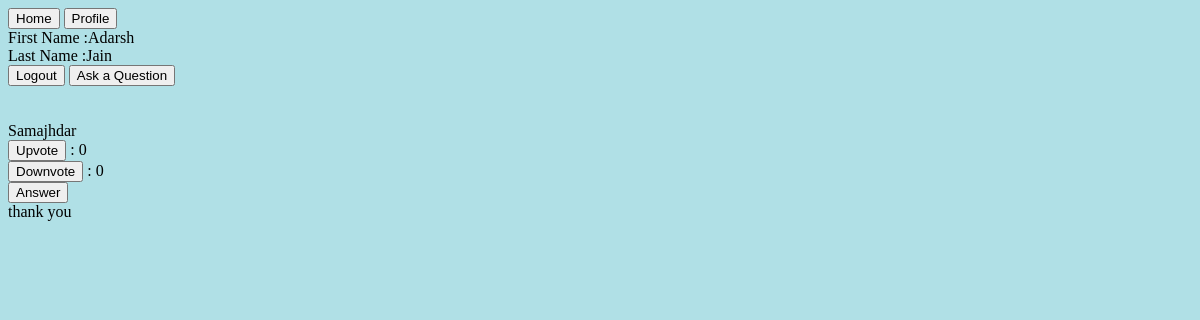
The app's page /home/dashboard/ (signed in), older data.
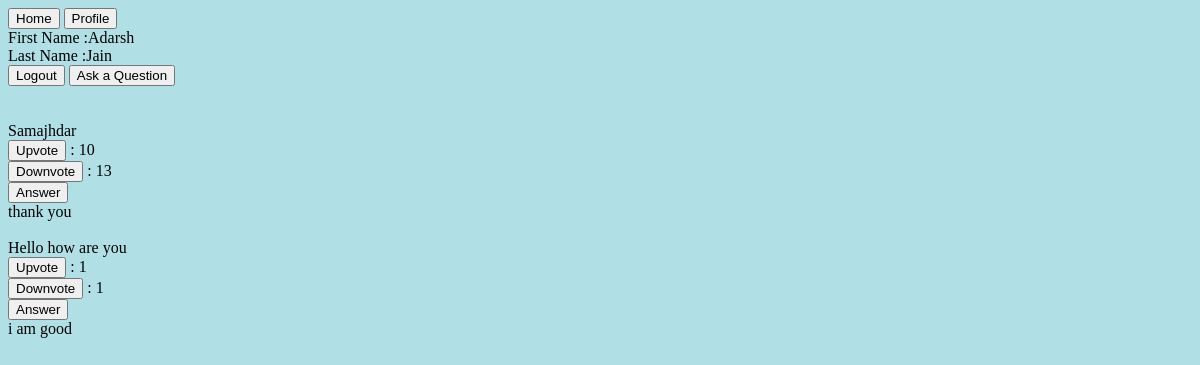
The same page, newer data.
### home/models.py (models this page shows, shortened)
class Question(models.Model):
	text = models.CharField(max_length = 140)
	upvote = models.IntegerField(default = 0)
	downvote = models.IntegerField(default = 0)
	user = models.ForeignKey(User, on_delete = models.CASCADE)
	interests = models.CharField(max_length = 10000 , default = '')
	creation_date = models.DateTimeField(default = timezone.now())

class Answer(models.Model):
	user = models.ForeignKey(User, on_delete = models.CASCADE)
	question = models.ForeignKey(Question , on_delete = models.CASCADE)
	text = models.CharField(max_length = 300)
	a_type = models.CharField(default = "text" , max_length = 10)
	path = models.CharField(max_length = 140 , default = "")
	upvote = models.IntegerField(default = 0)
	downvote = models.IntegerField(default = 0)
	creation_date = models.DateTimeField(default = timezone.now())
	class Meta:
		unique_together = ('user' , 'question',)

### home/views.py (the view)
# urls.py: path('dashboard/' , views.dashboard , name = 'dashboard'),
@login_required
def dashboard(request ):
	user = User.objects.get(username = request.user)
	questions = Question.objects.all().exclude(user = user)
	question_id = set()
	for question in questions:
		question_id.add(question.id)
	answers = Answer.objects.filter(question_id__in = question_id)
	return render(request , "home/dashboard.html" , {'user':user , 'questions':questions ,'answers':answers})

### home/templates/home/dashboard.html (shortened to what this page needs)
<!DOCTYPE html>
<head>
</head>
<body style = "background-color: powderblue">
<a href="/home/dashboard/"><button type = "button">Home</button></a>
<a href="/profile/"><button type = "button">Profile</button></a>
<br>
	First Name :{{user.first_name}}<br>
	Last Name  :{{user.last_name}}<br>
	<a href = "/home/logout/"><button type = "button">Logout</button></a>
	<a href = "/home/ask/"><button type = "button">Ask a Question</button></a>
	<br><br>
	{% for question in questions %}
	<div>
	<br>
	{{question.text}}
	<br>
	<a href = "/home/{{question.id}}/upvote"><button type = "button">Upvote</button></a> : {{question.upvote}}
	<br>
		<a href = "/home/{{question.id}}/downvote"><button type = "button">Downvote</button></a> : {{question.downvote}}
	<br>
	<a href = "/home/{{question.id}}/answer"><button type = "button" >Answer</button></a>
	<br>
		<div>
	{% for answer in answers %}
		{% if answer.question_id == question.id %}
		{{answer.text}}
		<br>
		{% endif %}
	</div>
	{% endfor %}
</div>
	{% endfor %}
</body>

Row changes from the older to the newer data that the page shows:
changed Question "Samajhdar": upvote "0" → "10"; downvote "0" → "13"
added Question: text "Hello how are you", upvote "1", downvote "1"
added Answer: text "i am good", shown under "Hello how are you"
